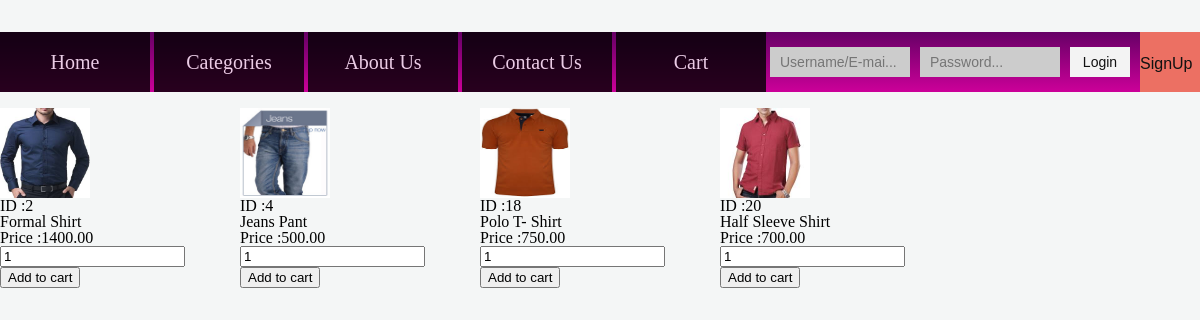
/buybuzz/cata_men.php, run on the app's committed database.
### tables this page shows
CREATE TABLE `products` (
  `p_id` int(11) NOT NULL,
  `p_name` varchar(100) NOT NULL,
  `p_price` decimal(6,2) DEFAULT NULL,
  `p_img` varchar(500) DEFAULT NULL,
  `p_quantity` int(3) DEFAULT NULL,
  `cate_id` varchar(3) DEFAULT NULL
);

### buybuzz/cata_men.php (the view, shortened to what this page needs)
<?php
 require 'header.php';
?>
<?php
 $sql2 = "SELECT* from products where cate_id='1' order by p_id asc";
 $result2 = mysqli_query($connection, $sql2);
 $resultCheck2 = mysqli_num_rows($result2);
 ?>
<?php
for($i=1;$i<=$resultCheck2;$i++)
{
    $row1= mysqli_fetch_assoc($result2);
?>
			<div class="column">
				<br height="2px">
				<form method="post" action="cata_men.php?action=add&id=<?php echo $row1['p_id'] ?>">
					<img height="90" width="90" src="img/<?php echo $row1['p_img']?>" title="<?php echo $row1['p_name']?>">
					<br><?php echo 'ID :'; echo $row1['p_id']?>
					<br><?php echo $row1['p_name']?>
					<br><?php echo 'Price :'; echo $row1['p_price']?>
					<br><input type="text" name="quantity" value="1" />
					<br>
					<input type="submit" name="add_to_cart" value="Add to cart" />
				</form>
					<br><br>
			</div>
<?php
}
?>

### buybuzz/style.css (style rules this page uses)
html, body, div, span, object, iframe, h1, h2, h3, h4, h5, h6, p, blockquote, pre, abbr, address, cite, code, del, dfn, em, img, ins, kbd, q, samp, small, strong, sub, sup, var, b, i, dl, dt, dd, ol, ul, li, fieldset, form, label, legend, table, caption, tbody, tfoot, thead, tr, th, td, article, aside, canvas, details, figcaption, figure, footer, header, hgroup, menu, nav, section, summary, time, mark, audio, video { margin:0; padding:0; border:0; outline:0; font-size:100%; vertical-align:baseline; background:transparent; }
body { line-height:1; }
html, body { height: 100%; width: 100%; }
input, select { vertical-align:middle; }
body { background-color: #F4F6F6; }
.column { float: left; width: 20%; }

### data on the page
products: p_img (picture), p_id "2", p_name "Formal Shirt", p_price "1400.00"
products: p_img (picture), p_id "4", p_name "Jeans Pant", p_price "500.00"
products: p_img (picture), p_id "18", p_name "Polo T- Shirt", p_price "750.00"
products: p_img (picture), p_id "20", p_name "Half Sleeve Shirt", p_price "700.00"
